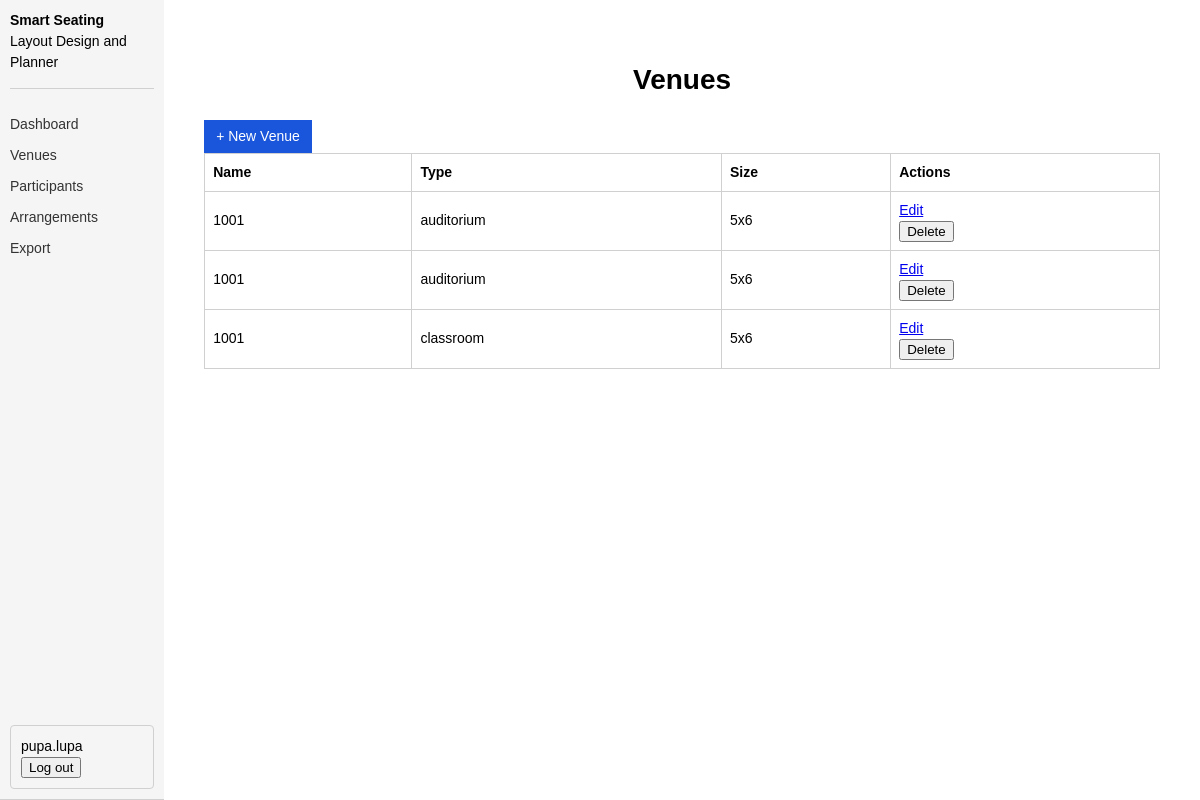
The app's page /venues (signed in), older data.
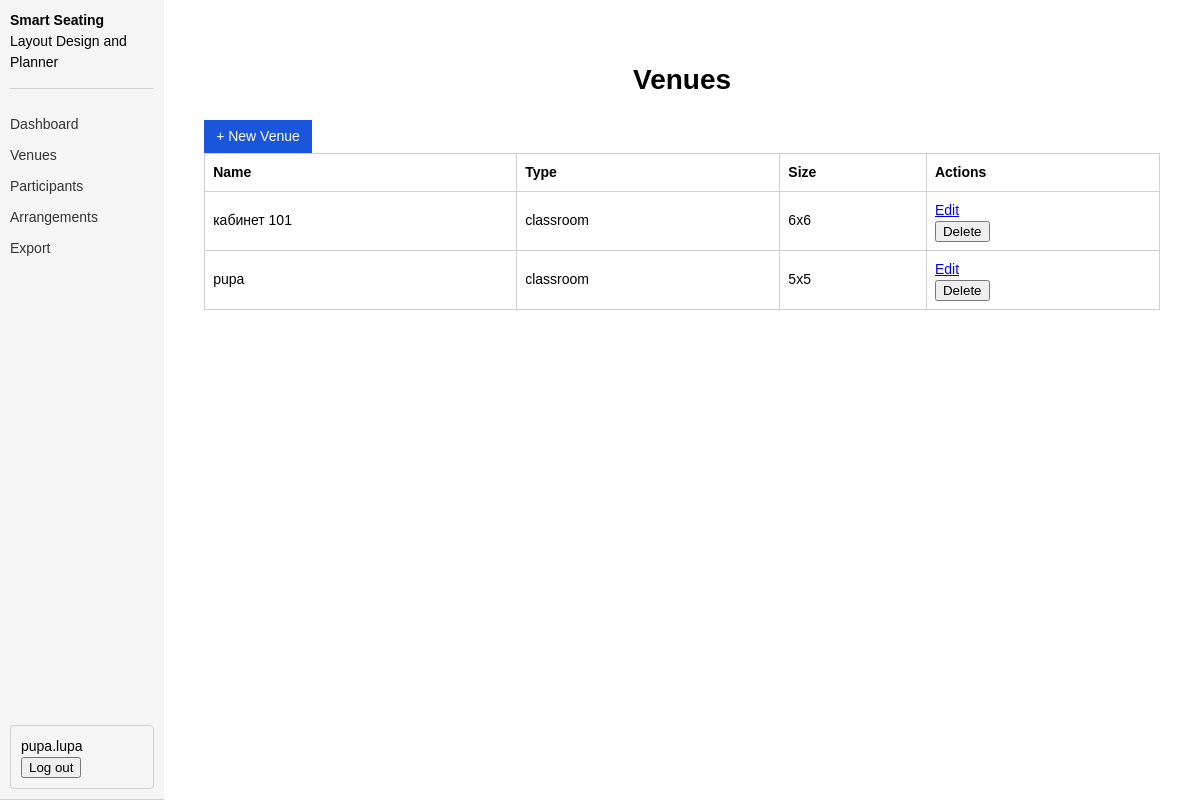
The same page, newer data.
### tables this page shows
CREATE TABLE users (
            id         INTEGER PRIMARY KEY AUTOINCREMENT,
            username   TEXT    UNIQUE NOT NULL,
            email      TEXT    UNIQUE NOT NULL,
            password   TEXT    NOT NULL,
            role       TEXT    NOT NULL DEFAULT 'planner',
            created_at TEXT    NOT NULL
        );

CREATE TABLE venues (
            id          INTEGER PRIMARY KEY AUTOINCREMENT,
            user_id     INTEGER NOT NULL,
            name        TEXT    NOT NULL,
            description TEXT    NOT NULL DEFAULT '',
            venue_type  TEXT    NOT NULL DEFAULT 'classroom',
            rows        INTEGER NOT NULL,
            cols        INTEGER NOT NULL,
            layout_json TEXT    NOT NULL,
            created_at  TEXT    NOT NULL,
            updated_at  TEXT    NOT NULL,
            FOREIGN KEY(user_id) REFERENCES users(id)
        );

### venues.py (the view)
@venues_bp.route("/venues")
@login_required
def venues_list():
    db     = get_db()
    user   = db.execute("SELECT * FROM users WHERE id = ?", (session["user_id"],)).fetchone()
    venues = db.execute(
        "SELECT * FROM venues WHERE user_id = ? ORDER BY updated_at DESC",
        (session["user_id"],),
    ).fetchall()
    return render_template("venues.html", user=user, venues=venues)

### auth.py (called while the page is built)
def login_required(f):
    @wraps(f)
    def decorated(*args, **kwargs):
        if "user_id" not in session:
            flash("Please log in to continue.", "info")
            return redirect(url_for("auth.auth_page"))
        if session.get("force_password_change") and request.endpoint != "auth.change_password":
            flash("Please set a new password before continuing.", "info")
            return redirect(url_for("auth.change_password"))
        return f(*args, **kwargs)
    return decorated

### database.py (called while the page is built)
def get_db():
    if "db" not in g:
        g.db = sqlite3.connect(DB_PATH, detect_types=sqlite3.PARSE_DECLTYPES)
        g.db.row_factory = sqlite3.Row
    return g.db

### templates/venues.html (shortened to what this page needs)
{% extends "base.html" %}
{% block content %}
  <h1>Venues</h1>
  <a href="/venues/new" class="btn">+ New Venue</a>
  {% if venues %}
    <table>
      <tr><th>Name</th><th>Type</th><th>Size</th><th>Actions</th></tr>
      {% for v in venues %}
      <tr>
        <td>{{ v.name }}</td>
        <td>{{ v.venue_type }}</td>
        <td>{{ v.rows }}x{{ v.cols }}</td>
        <td>
          <a href="/venues/{{ v.id }}/edit">Edit</a>
          <form method="POST" action="/api/venues/{{ v.id }}"
              onsubmit="return deleteVenue(event, {{ v.id }})">
             <button type="submit">Delete</button>
          </form>
        </td>
      </tr>
      {% endfor %}
    </table>
  {% else %}
    <p>No venues yet.</p>
  {% endif %}
{% endblock %}

### templates/base.html (shortened to what this page needs)
<!DOCTYPE html>
<html>
<head>
  <link rel="stylesheet" href="/static/base.css">
</head>
<body>
  <nav>
    <div class="nav-title">
      <strong>Smart Seating</strong>
      <span>Layout Design and Planner</span>
    </div>
    <a href="/dashboard">Dashboard</a>
    <a href="/venues">Venues</a>
    <a href="/participants">Participants</a>
    <a href="/arrangements">Arrangements</a>
    <a href="/export">Export</a>
    <form method="POST" action="/logout" style="display:inline">
      <span>{{ user.username }}</span>
      <button type="submit">Log out</button>
    </form>
  </nav>
  <main>
    {% block content %}{% endblock %}
  </main>
</body>
</html>

### static/base.css (style rules this page uses)
* { box-sizing: border-box; }
body { font-family: Arial, sans-serif; font-size: 14px; line-height: 1.5; margin: 0; display: flex;background: #ffffff; }
nav { background: #f5f5f5; padding: 10px; border-bottom: 1px solid #d0d0d0; display: flex; flex-direction: column; gap: 10px; min-height: 100dvh; }
nav a { margin-right: 15px; text-decoration: none; color: #333; }
nav form { margin-top: auto; border: 1px solid #d0d0d0; border-radius: 4px; padding: 10px; }
.nav-title { padding-bottom: 15px; margin-bottom: 15px; border-bottom: 1px solid #d0d0d0; }
.nav-title strong { display: block; }
.nav-title span { display: block; }
main { padding: 40px; width: 100%; max-width: 1200px; margin: 0 auto; }
main h1, main > p { text-align: center; }
table { border-collapse: collapse; width: 100%; }
th, td { border: 1px solid #d0d0d0; padding: 8px; text-align: left; }
.btn { padding: 6px 12px; background: #1a56db; color: white; border: none; cursor: pointer; text-decoration: none; display: inline-block; }

Row changes from the older to the newer data that the page shows:
removed venues: name "1001", venue_type "auditorium", rows "5", cols "6"
removed venues: name "1001", venue_type "auditorium", rows "5", cols "6"
removed venues: name "1001", venue_type "classroom", rows "5", cols "6"
added venues: name "кабинет 101", venue_type "classroom", rows "6", cols "6"
added venues: name "pupa", venue_type "classroom", rows "5", cols "5"
